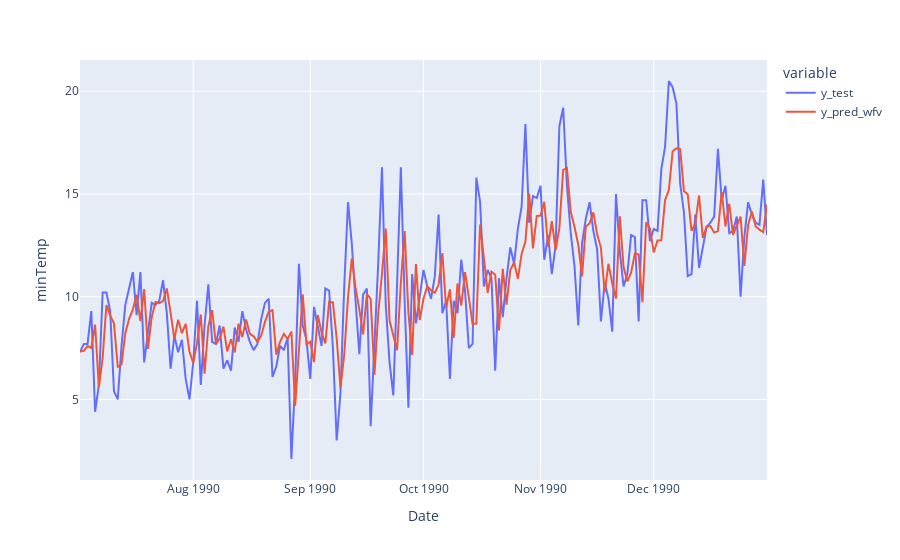

Source (notebook cell):
### Code cell
df_pred_test=pd.DataFrame(
{"y_test":y_test,"y_pred_wfv":y_pred_wfv},index=y_test.index
)
fig=px.line(df_pred_test,labels={"value":"minTemp"})
fig.show()

### Figure 1 — Plotly figure (JSON) as saved in the notebook; plotly's stock layout.template omitted (floating-point values rounded to 4 significant figures; data arrays with more than 128 entries replaced by an {"elided": "..."} marker saying what was removed)
{"data": [{"hovertemplate": "variable=y_test<br>Date=%{x}<br>minTemp=%{y}<extra></extra>", "legendgroup": "y_test", "line": {"color": "#636efa", "dash": "solid"}, "marker": {"symbol": "circle"}, "mode": "lines", "name": "y_test", "orientation": "v", "showlegend": true, "type": "scatter", "x": {"elided": "183 str values"}, "xaxis": "x", "y": {"elided": "183 float values"}, "yaxis": "y"}, {"hovertemplate": "variable=y_pred_wfv<br>Date=%{x}<br>minTemp=%{y}<extra></extra>", "legendgroup": "y_pred_wfv", "line": {"color": "#EF553B", "dash": "solid"}, "marker": {"symbol": "circle"}, "mode": "lines", "name": "y_pred_wfv", "orientation": "v", "showlegend": true, "type": "scatter", "x": {"elided": "183 str values"}, "xaxis": "x", "y": {"elided": "183 float values"}, "yaxis": "y"}], "layout": {"legend": {"title": {"text": "variable"}, "tracegroupgap": 0}, "margin": {"t": 60}, "xaxis": {"anchor": "y", "domain": [0, 1], "title": {"text": "Date"}}, "yaxis": {"anchor": "x", "domain": [0, 1], "title": {"text": "minTemp"}}}}
